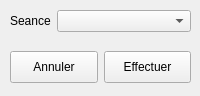
<?xml version="1.0" encoding="UTF-8"?>
<ui version="4.0">
 <class>DeleteSeanceDialog</class>
 <widget class="QWidget" name="DeleteSeanceDialog">
  <property name="geometry">
   <rect>
    <x>0</x>
    <y>0</y>
    <width>200</width>
    <height>96</height>
   </rect>
  </property>
  <property name="windowTitle">
   <string>Form</string>
  </property>
  <property name="styleSheet">
   <string notr="true"/>
  </property>
  <widget class="QWidget" name="formLayoutWidget_8">
   <property name="geometry">
    <rect>
     <x>10</x>
     <y>10</y>
     <width>181</width>
     <height>27</height>
    </rect>
   </property>
   <layout class="QFormLayout" name="dos_deliveredDose_formLayout">
    <item row="0" column="0">
     <widget class="QLabel" name="seanceLabel">
      <property name="text">
       <string>Seance</string>
      </property>
     </widget>
    </item>
    <item row="0" column="1">
     <widget class="QComboBox" name="seanceComboBox">
      <property name="styleSheet">
       <string notr="true"/>
      </property>
     </widget>
    </item>
   </layout>
  </widget>
  <widget class="QWidget" name="horizontalLayoutWidget">
   <property name="geometry">
    <rect>
     <x>10</x>
     <y>50</y>
     <width>181</width>
     <height>34</height>
    </rect>
   </property>
   <layout class="QHBoxLayout" name="horizontalLayout">
    <item>
     <widget class="QPushButton" name="cancelPushButton">
      <property name="minimumSize">
       <size>
        <width>0</width>
        <height>32</height>
       </size>
      </property>
      <property name="text">
       <string>Annuler</string>
      </property>
     </widget>
    </item>
    <item>
     <widget class="QPushButton" name="deletePushButton">
      <property name="minimumSize">
       <size>
        <width>0</width>
        <height>32</height>
       </size>
      </property>
      <property name="text">
       <string>Effectuer</string>
      </property>
     </widget>
    </item>
   </layout>
  </widget>
 </widget>
 <resources/>
 <connections/>
</ui>
